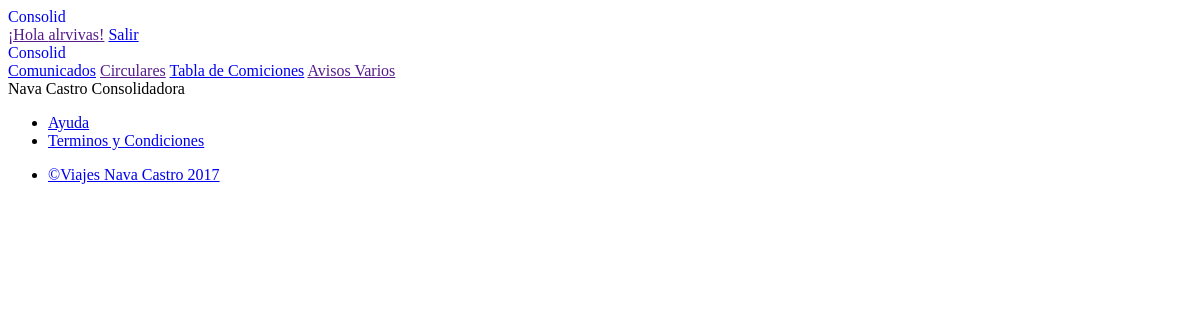
Page /comisiones/ (signed in) on the earlier database version.
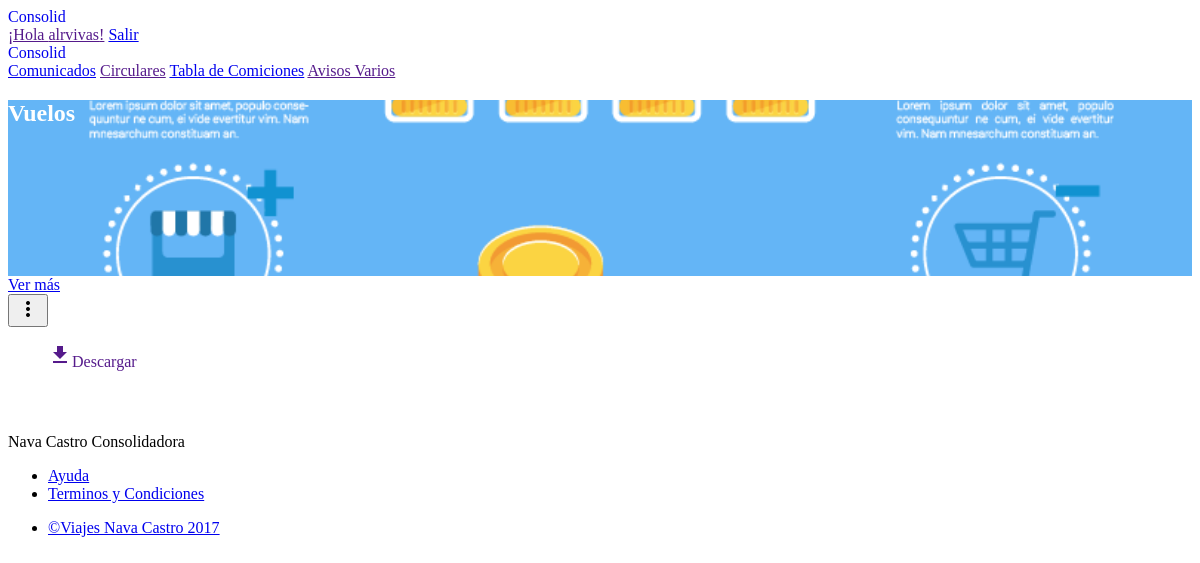
Same page on the later database version.
### comisiones/models.py (models this page shows, shortened)
class Tabla_Comisiones(models.Model):
	empleado = models.ForeignKey(Empleado)
	nombre = models.CharField(max_length=140)
	slug = models.SlugField(unique=True,null=True, blank=True)
	vigente = models.BooleanField(default=True)
	fecha_creacion = models.DateTimeField(auto_now_add=True)
	@models.permalink
	def get_tabla(self):
		return ('tabla-comision', (), { 'tabla_slug': self.slug })

### comisiones/views.py (the view)
@login_required(login_url='/login/')
def tabla_comisiones(request):
    page_title = "Comisiones"
    user = request.user
    tabla_comisiones = Tabla_Comisiones.objects.filter(vigente=True)
    comisiones = Comisiones.objects.filter(tabla_comisiones=tabla_comisiones,fecha_vigencia__gte=datetime.datetime.today())
    template ="comisiones.html"
    return render(request,template, locals())

### comisiones/templates/comisiones.html (shortened to what this page needs)
{% extends "base.html" %}
{% load static from staticfiles %}
{% block content %}
<div class="mdl-grid">
	<div class="mdl-cell mdl-cell--8-col mdl-cell--8-col-tablet mdl-cell--8-col-phone ">
		<div class="mdl-grid">
			{% for c in tabla_comisiones %}
			<div class="mdl-cell mdl-cell--6-col mdl-cell--6-col-tablet mdl-cell--6-col-phone ">
				<div class="demo-card-wide mdl-card mdl-shadow--2dp">
				  	<div class="mdl-card__title" style="background: url('{% static 'img/comiciones.png' %}') center / cover;">
					    <h2 class="mdl-card__title-text">{{c.nombre}}</h2>
				  	</div>
				 	<div class="mdl-card__actions mdl-card--border">
				   		<a href="{{c.get_tabla}}" class="mdl-button mdl-button--colored mdl-js-button mdl-js-ripple-effect">
				      		Ver más
				    	</a>
				  	</div>
				  	<div class="mdl-card__menu">
				    	<button id="menu-comunicado-{{c.id}}" class="mdl-button mdl-button--icon mdl-js-button mdl-js-ripple-effect">
				      		<i class="material-icons">more_vert</i>
				    	</button>
				    	<ul class="mdl-menu mdl-menu--bottom-right mdl-js-menu mdl-js-ripple-effect"    for="menu-comunicado-{{c.id}}">
						  	<li class="mdl-menu__item mdl-list__item">
						  		<a class="decoratiom-none" href="{{ c.archivo.url }}" target="_blank">
							  		<span class="mdl-list__item-primary-content">
							  			<i class="material-icons mdl-list__item-icon">file_download</i>Descargar
							  		</span>
							  	</a>
						  	</li>
						  	<li disabled class="mdl-menu__item mdl-list__item">
						  		<span class="mdl-list__item-primary-content">
						  			<i class="material-icons">date_range</i>
						  		</span>
						  	</li>
						  	<li class="mdl-menu__item">Yet Another Action</li>
						</ul>
				  	</div>
				</div>
			</div>
			{% endfor %}
		</div>
	</div>
</div>
{% endblock %}

### empleados/templates/base.html (shortened to what this page needs)
{% load static from staticfiles %}
<!DOCTYPE html>
<html lang="es_MX">
<head>
	{% include "styles.html" %}
</head>
<body >
	<div class="mdl-layout mdl-js-layout ">
	  	<header class="mdl-layout__header mdl-layout__header--scroll">
		    {% include "menu-top.html" %}
	  	</header>
	  	<div class="mdl-layout__drawer">
	    <span class="mdl-layout-title"><a class="decoratiom-none" href="{% url 'index' %}">Consolid</a></span>
	    	{% if user.is_authenticated %}
		    <nav class="mdl-navigation">
		    	<a class="mdl-navigation__link" href="{% url 'comunicados' %}">Comunicados</a>
			    <a class="mdl-navigation__link" href="">Circulares</a>
		      	<a class="mdl-navigation__link" href="{% url 'tabla-comisiones' %}">Tabla de Comiciones</a>
		      	<a class="mdl-navigation__link" href="">Avisos Varios</a>
		    </nav>
		    {% endif %}
	  	</div>
	  	<main class="mdl-layout__content">
	    	<div class="page-content">
	    		{% block content %}{% endblock %}
	    	</div>
	    	<footer class="mdl-mini-footer">
		  	<div class="mdl-mini-footer__left-section">
		    	<div class="mdl-logo">Nava Castro Consolidadora</div>
		    	<ul class="mdl-mini-footer__link-list">
		      		<li><a href="#">Ayuda</a></li>
		      		<li><a href="#">Terminos y Condiciones</a></li>
		    	</ul>
		  	</div>
		  	<div class="mdl-mini-footer__right-section">
				<ul class="mdl-mini-footer__link-list">
		      		<li><a href="#">©Viajes Nava Castro 2017</a></li>
		    	</ul>
		  	</div>
		</footer>
	  	</main>
	</div>
</body>
</html>

### empleados/templates/styles.html (shortened to what this page needs)
{% load static from staticfiles %}
<link rel="stylesheet" href="https://code.getmdl.io/1.3.0/material.light_blue-deep_orange.min.css" />
<link rel="stylesheet" href="//code.jquery.com/ui/1.12.1/themes/base/jquery-ui.css">
<link rel="stylesheet" type="text/css" href="{% static 'css/styles.css' %}">

### empleados/templates/menu-top.html (shortened to what this page needs)
<div class="mdl-layout__header-row">
		<span class="mdl-layout-title"><a class="decoratiom-none" href="{% url 'index' %}">Consolid</a></span>
  	<nav class="mdl-navigation mdl-layout--large-screen-only">
  		{% if user.is_authenticated %}
  			<a class="mdl-navigation__link" href="">¡Hola {{user.username}}!</a>
        	<a class="mdl-navigation__link" href="{% url 'logout' %}">Salir</a>
  		{% else %}
        	<a class="mdl-navigation__link" href="{% url 'login' %}">Iniciar seción</a>
        	<a class="mdl-navigation__link" href="">Crear cuenta</a>
        {% endif %}
  	</nav>
</div>

### empleados/static/css/styles.css (style rules this page uses)
a.decoratiom-none { text-decoration: none !important; }

### comisiones/templates/comisiones.html (style rules this page uses)
.demo-card-wide.mdl-card { width: 100%; }
.demo-card-wide > .mdl-card__title { color: #fff; height: 176px; }
.demo-card-wide > .mdl-card__menu { color: #fff; }

Differences in the rows shown:
added Tabla_Comisiones: nombre "Vuelos"
